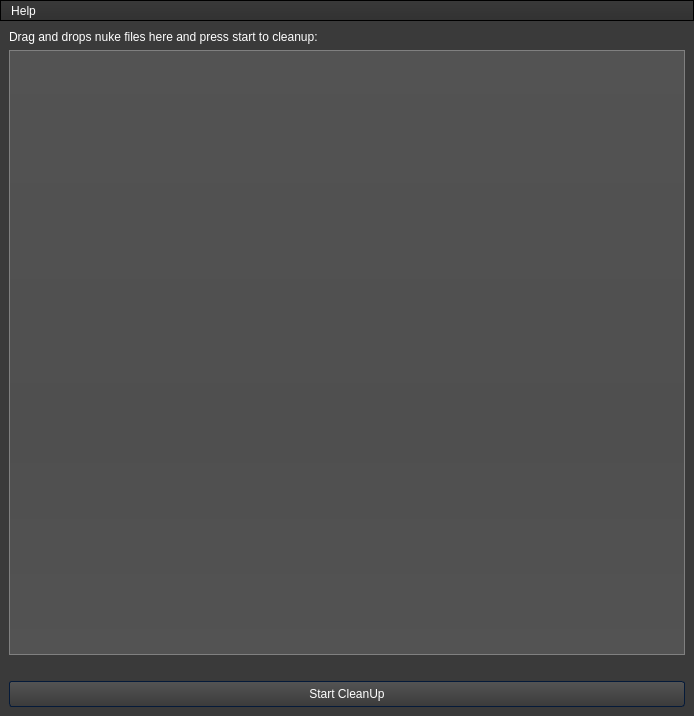
<?xml version="1.0" encoding="UTF-8"?>
<ui version="4.0">
 <class>MainWindow</class>
 <widget class="QMainWindow" name="MainWindow">
  <property name="geometry">
   <rect>
    <x>0</x>
    <y>0</y>
    <width>694</width>
    <height>716</height>
   </rect>
  </property>
  <property name="acceptDrops">
   <bool>true</bool>
  </property>
  <property name="windowTitle">
   <string>AssetPack</string>
  </property>
  <property name="styleSheet">
   <string notr="true">/*-----QWidget-----*/
QWidget
{
	background-color: #3a3a3a;
	color: #fff;
	selection-background-color: #b78620;
	selection-color: #000;

}


/*-----QLabel-----*/
QLabel
{
	background-color: transparent;
	color: #fff;

}


/*-----QMenuBar-----*/
QMenuBar 
{
	background-color: qlineargradient(spread:repeat, x1:1, y1:0, x2:1, y2:1, stop:0 rgba(57, 57, 57, 255),stop:1 rgba(50, 50, 50, 255));
	border: 1px solid #000;
	color: #fff;

}


QMenuBar::item 
{
	background-color: transparent;

}


QMenuBar::item:selected 
{
	background-color: rgba(183, 134, 32, 20%);
	border: 1px solid #b78620;
	color: #fff;

}


QMenuBar::item:pressed 
{
	background-color: rgb(183, 134, 32);
	border: 1px solid #b78620;
	color: #fff;

}


/*-----QMenu-----*/
QMenu
{
    background-color: qlineargradient(spread:repeat, x1:1, y1:0, x2:1, y2:1, stop:0 rgba(57, 57, 57, 255),stop:1 rgba(50, 50, 50, 255));
    border: 1px solid #222;
    padding: 4px;
	color: #fff;

}


QMenu::item
{
    background-color: transparent;
    padding: 2px 20px 2px 20px;

}


QMenu::separator
{
   	background-color: rgb(183, 134, 32);
	height: 1px;

}


QMenu::item:disabled
{
    color: #555;
    background-color: transparent;
    padding: 2px 20px 2px 20px;

}


QMenu::item:selected
{
	background-color: rgba(183, 134, 32, 20%);
	border: 1px solid #b78620;
	color: #fff;

}


/*-----QToolBar-----*/
QToolBar
{
	background-color: qlineargradient(spread:repeat, x1:1, y1:0, x2:1, y2:1, stop:0 rgba(69, 69, 69, 255),stop:1 rgba(58, 58, 58, 255));
	border-top: none;
	border-bottom: 1px solid #4f4f4f;
	border-left: 1px solid #4f4f4f;
	border-right: 1px solid #4f4f4f;

}


QToolBar::separator
{
	background-color: #2e2e2e;
	width: 1px;

}


/*-----QToolButton-----*/
QToolButton 
{
	background-color: transparent;
	color: #fff;
	padding: 5px;
	padding-left: 8px;
	padding-right: 8px;
	margin-left: 1px;
}


QToolButton:hover
{
	background-color: rgba(183, 134, 32, 20%);
	border: 1px solid #b78620;
	color: #fff;
	
}


QToolButton:pressed
{
	background-color: qlineargradient(spread:repeat, x1:1, y1:0, x2:1, y2:1, stop:0 rgba(57, 57, 57, 255),stop:1 rgba(50, 50, 50, 255));
	border: 1px solid #b78620;

}


QToolButton:checked
{
	background-color: qlineargradient(spread:repeat, x1:1, y1:0, x2:1, y2:1, stop:0 rgba(57, 57, 57, 255),stop:1 rgba(50, 50, 50, 255));
	border: 1px solid #222;
}


/*-----QPushButton-----*/
QPushButton
{
	background-color: qlineargradient(spread:repeat, x1:1, y1:0, x2:1, y2:1, stop:0 rgba(84, 84, 84, 255),stop:1 rgba(59, 59, 59, 255));
	color: #ffffff;
	min-width: 80px;
	border-style: solid;
	border-width: 1px;
	border-radius: 3px;
	border-color: #051a39;
	padding: 5px;

}


QPushButton::flat
{
	background-color: transparent;
	border: none;
	color: #fff;

}


QPushButton::disabled
{
	background-color: #404040;
	color: #656565;
	border-color: #051a39;

}


QPushButton::hover
{
	background-color: rgba(183, 134, 32, 20%);
	border: 1px solid #b78620;

}


QPushButton::pressed
{
	background-color: qlineargradient(spread:repeat, x1:1, y1:0, x2:1, y2:1, stop:0 rgba(74, 74, 74, 255),stop:1 rgba(49, 49, 49, 255));
	border: 1px solid #b78620;

}


QPushButton::checked
{
	background-color: qlineargradient(spread:repeat, x1:1, y1:0, x2:1, y2:1, stop:0 rgba(74, 74, 74, 255),stop:1 rgba(49, 49, 49, 255));
	border: 1px solid #222;

}


/*-----QLineEdit-----*/
QLineEdit
{
	background-color: #131313;
	color : #eee;
	border: 1px solid #343434;
	border-radius: 2px;
	padding: 3px;
	padding-left: 5px;

}


/*-----QPlainTExtEdit-----*/
QPlainTextEdit
{
	background-color: #131313;
	color : #eee;
	border: 1px solid #343434;
	border-radius: 2px;
	padding: 3px;
	padding-left: 5px;

}


/*-----QTabBar-----*/
QTabBar::tab
{
	background-color: qlineargradient(spread:repeat, x1:1, y1:0, x2:1, y2:1, stop:0 rgba(84, 84, 84, 255),stop:1 rgba(59, 59, 59, 255));
	color: #ffffff;
	border-style: solid;
	border-width: 1px;
	border-color: #666;
	border-bottom: none;
	padding: 5px;
	padding-left: 15px;
	padding-right: 15px;

}


QTabWidget::pane 
{
	background-color: red;
	border: 1px solid #666;
	top: 1px;

}


QTabBar::tab:last
{
	margin-right: 0; 

}


QTabBar::tab:first:!selected
{
	background-color: #0c0c0d;
	margin-left: 0px;

}


QTabBar::tab:!selected
{
	color: #b1b1b1;
	border-bottom-style: solid;
	background-color: #0c0c0d;

}


QTabBar::tab:selected
{
	margin-bottom: 0px;

}


QTabBar::tab:!selected:hover
{
	border-top-color: #b78620;

}


/*-----QComboBox-----*/
QComboBox
{
    background-color: qlineargradient(spread:repeat, x1:1, y1:0, x2:1, y2:1, stop:0 rgba(84, 84, 84, 255),stop:1 rgba(59, 59, 59, 255));
    border: 1px solid #000;
    padding-left: 6px;
    color: #ffffff;
    height: 20px;

}


QComboBox::disabled
{
	background-color: #404040;
	color: #656565;
	border-color: #051a39;

}


QComboBox:on
{
    background-color: #b78620;
	color: #000;

}


QComboBox QAbstractItemView
{
    background-color: #383838;
    color: #ffffff;
    border: 1px solid black;
    selection-background-color: #b78620;
    outline: 0;

}


QComboBox::drop-down
{
	background-color: qlineargradient(spread:repeat, x1:1, y1:0, x2:1, y2:1, stop:0 rgba(57, 57, 57, 255),stop:1 rgba(50, 50, 50, 255));
    subcontrol-origin: padding;
    subcontrol-position: top right;
    width: 15px;
    border-left-width: 1px;
    border-left-color: black;
    border-left-style: solid; 

}


QComboBox::down-arrow
{
    image: url(://arrow-down.png);
    width: 8px;
    height: 8px;
}


/*-----QSpinBox &amp; QDateTimeEdit-----*/
QSpinBox,
QDateTimeEdit 
{
    background-color: #131313;
	color : #eee;
	border: 1px solid #343434;
	padding: 3px;
	padding-left: 5px;
    border-radius : 2px;

}


QSpinBox::up-button, 
QDateTimeEdit::up-button
{
	border-top-right-radius:2px;
	background-color: #777777;
    width: 16px; 
    border-width: 1px;

}


QSpinBox::up-button:hover, 
QDateTimeEdit::up-button:hover
{
	background-color: #585858;

}


QSpinBox::up-button:pressed, 
QDateTimeEdit::up-button:pressed
{
	background-color: #252525;
    width: 16px; 
    border-width: 1px;

}


QSpinBox::up-arrow,
QDateTimeEdit::up-arrow
{
    image: url(://arrow-up.png);
    width: 7px;
    height: 7px;

}


QSpinBox::down-button, 
QDateTimeEdit::down-button
{
	border-bottom-right-radius:2px;
	background-color: #777777;
    width: 16px; 
    border-width: 1px;

}


QSpinBox::down-button:hover, 
QDateTimeEdit::down-button:hover
{
	background-color: #585858;

}


QSpinBox::down-button:pressed, 
QDateTimeEdit::down-button:pressed
{
	background-color: #252525;
    width: 16px; 
    border-width: 1px;

}


QSpinBox::down-arrow,
QDateTimeEdit::down-arrow
{
    image: url(://arrow-down.png);
    width: 7px;
    height: 7px;

}


/*-----QGroupBox-----*/
QGroupBox 
{
    border: 1px solid;
    border-color: #666666;
	border-radius: 5px;
    margin-top: 20px;

}


QGroupBox::title  
{
    background-color: transparent;
    color: #eee;
    subcontrol-origin: margin;
    padding: 5px;
	border-top-left-radius: 3px;
	border-top-right-radius: 3px;

}


/*-----QHeaderView-----*/
QHeaderView::section
{
    background-color: qlineargradient(spread:repeat, x1:1, y1:0, x2:1, y2:1, stop:0 rgba(60, 60, 60, 255),stop:1 rgba(50, 50, 50, 255));
	border: 1px solid #000;
    color: #fff;
    text-align: left;
	padding: 4px;
	
}


QHeaderView::section:disabled
{
    background-color: #525251;
    color: #656565;

}


QHeaderView::section:checked
{
    background-color: qlineargradient(spread:repeat, x1:1, y1:0, x2:1, y2:1, stop:0 rgba(60, 60, 60, 255),stop:1 rgba(50, 50, 50, 255));
    color: #fff;

}


QHeaderView::section::vertical::first,
QHeaderView::section::vertical::only-one
{
    border-top: 1px solid #353635;

}


QHeaderView::section::vertical
{
    border-top: 1px solid #353635;

}


QHeaderView::section::horizontal::first,
QHeaderView::section::horizontal::only-one
{
    border-left: 1px solid #353635;

}


QHeaderView::section::horizontal
{
    border-left: 1px solid #353635;

}


QTableCornerButton::section
{
    background-color: qlineargradient(spread:repeat, x1:1, y1:0, x2:1, y2:1, stop:0 rgba(60, 60, 60, 255),stop:1 rgba(50, 50, 50, 255));
	border: 1px solid #000;
    color: #fff;

}


/*-----QTreeWidget-----*/
QTreeView
{
	show-decoration-selected: 1;
	alternate-background-color: #3a3a3a;
	selection-color: #fff;
	background-color: #2d2d2d;
	border: 1px solid gray;
	padding-top : 5px;
	color: #fff;
	font: 8pt;

}


QTreeView::item:selected
{
	color:#fff;
	background-color: #b78620;
	border-radius: 0px;

}


QTreeView::item:!selected:hover
{
    background-color: #262626;
    border: none;
    color: white;

}


QTreeView::branch:has-children:!has-siblings:closed,
QTreeView::branch:closed:has-children:has-siblings 
{
	image: url(://tree-closed.png);

}


QTreeView::branch:open:has-children:!has-siblings,
QTreeView::branch:open:has-children:has-siblings  
{
	image: url(://tree-open.png);

}


/*-----QListView-----*/
QListView 
{
	background-color: qlineargradient(spread:repeat, x1:1, y1:0, x2:1, y2:1, stop:0 rgba(83, 83, 83, 255),stop:0.293269 rgba(81, 81, 81, 255),stop:0.634615 rgba(79, 79, 79, 255),stop:1 rgba(83, 83, 83, 255));
    border : none;
    color: white;
    show-decoration-selected: 1; 
    outline: 0;
	border: 1px solid gray;

}


QListView::disabled 
{
	background-color: #656565;
	color: #1b1b1b;
    border: 1px solid #656565;

}


QListView::item 
{
	background-color: #2d2d2d;
    padding: 1px;

}


QListView::item:alternate 
{
    background-color: #3a3a3a;

}


QListView::item:selected 
{
	background-color: #b78620;
	border: 1px solid #b78620;
	color: #fff;

}


QListView::item:selected:!active 
{
	background-color: #b78620;
	border: 1px solid #b78620;
	color: #fff;

}


QListView::item:selected:active 
{
	background-color: #b78620;
	border: 1px solid #b78620;
	color: #fff;

}


QListView::item:hover {
    background-color: #262626;
    border: none;
    color: white;

}


/*-----QCheckBox-----*/
QCheckBox
{
	background-color: transparent;
    color: lightgray;
	border: none;

}


QCheckBox::indicator
{
    background-color: #323232;
    border: 1px solid darkgray;
    width: 12px;
    height: 12px;

}


QCheckBox::indicator:checked
{
    image:url(&quot;./ressources/check.png&quot;);
	background-color: #b78620;
    border: 1px solid #3a546e;

}


QCheckBox::indicator:unchecked:hover
{
	border: 1px solid #b78620; 

}


QCheckBox::disabled
{
	color: #656565;

}


QCheckBox::indicator:disabled
{
	background-color: #656565;
	color: #656565;
    border: 1px solid #656565;

}


/*-----QRadioButton-----*/
QRadioButton 
{
	color: lightgray;
	background-color: transparent;

}


QRadioButton::indicator::unchecked:hover 
{
	background-color: lightgray;
	border: 2px solid #b78620;
	border-radius: 6px;
}


QRadioButton::indicator::checked 
{
	border: 2px solid #b78620;
	border-radius: 6px;
	background-color: rgba(183,134,32,20%);  
	width: 9px; 
	height: 9px; 

}


/*-----QSlider-----*/
QSlider::groove:horizontal 
{
	background-color: transparent;
	height: 3px;

}


QSlider::sub-page:horizontal 
{
	background-color: #b78620;

}


QSlider::add-page:horizontal 
{
	background-color: #131313;

}


QSlider::handle:horizontal 
{
	background-color: #b78620;
	width: 14px;
	margin-top: -6px;
	margin-bottom: -6px;
	border-radius: 6px;

}


QSlider::handle:horizontal:hover 
{
	background-color: #d89e25;
	border-radius: 6px;

}


QSlider::sub-page:horizontal:disabled 
{
	background-color: #bbb;
	border-color: #999;

}


QSlider::add-page:horizontal:disabled 
{
	background-color: #eee;
	border-color: #999;

}


QSlider::handle:horizontal:disabled 
{
	background-color: #eee;
	border: 1px solid #aaa;
	border-radius: 3px;

}


/*-----QScrollBar-----*/
QScrollBar:horizontal
{
    border: 1px solid #222222;
    background-color: #3d3d3d;
    height: 15px;
    margin: 0px 16px 0 16px;

}


QScrollBar::handle:horizontal
{
	background-color: qlineargradient(spread:repeat, x1:1, y1:0, x2:1, y2:1, stop:0 rgba(97, 97, 97, 255),stop:1 rgba(90, 90, 90, 255));
	border: 1px solid #2d2d2d;
    min-height: 20px;

}


QScrollBar::add-line:horizontal
{
	background-color: qlineargradient(spread:repeat, x1:1, y1:0, x2:1, y2:1, stop:0 rgba(97, 97, 97, 255),stop:1 rgba(90, 90, 90, 255));
	border: 1px solid #2d2d2d;
    width: 15px;
    subcontrol-position: right;
    subcontrol-origin: margin;

}


QScrollBar::sub-line:horizontal
{
	background-color: qlineargradient(spread:repeat, x1:1, y1:0, x2:1, y2:1, stop:0 rgba(97, 97, 97, 255),stop:1 rgba(90, 90, 90, 255));
	border: 1px solid #2d2d2d;
    width: 15px;
    subcontrol-position: left;
    subcontrol-origin: margin;

}


QScrollBar::right-arrow:horizontal
{
    image: url(://arrow-right.png);
    width: 6px;
    height: 6px;

}


QScrollBar::left-arrow:horizontal
{
    image: url(://arrow-left.png);
    width: 6px;
    height: 6px;

}


QScrollBar::add-page:horizontal, QScrollBar::sub-page:horizontal
{
    background: none;

}


QScrollBar:vertical
{
    background-color: #3d3d3d;
    width: 16px;
	border: 1px solid #2d2d2d;
    margin: 16px 0px 16px 0px;

}


QScrollBar::handle:vertical
{
    background-color: qlineargradient(spread:repeat, x1:1, y1:0, x2:1, y2:1, stop:0 rgba(97, 97, 97, 255),stop:1 rgba(90, 90, 90, 255));
	border: 1px solid #2d2d2d;
    min-height: 20px;

}


QScrollBar::add-line:vertical
{
	background-color: qlineargradient(spread:repeat, x1:1, y1:0, x2:1, y2:1, stop:0 rgba(97, 97, 97, 255),stop:1 rgba(90, 90, 90, 255));
	border: 1px solid #2d2d2d;
    height: 15px;
    subcontrol-position: bottom;
    subcontrol-origin: margin;

}


QScrollBar::sub-line:vertical
{
	background-color: qlineargradient(spread:repeat, x1:1, y1:0, x2:1, y2:1, stop:0 rgba(97, 97, 97, 255),stop:1 rgba(90, 90, 90, 255));
	border: 1px solid #2d2d2d;
    height: 15px;
    subcontrol-position: top;
    subcontrol-origin: margin;

}


QScrollBar::up-arrow:vertical
{
    image: url(://arrow-up.png);
    width: 6px;
    height: 6px;

}


QScrollBar::down-arrow:vertical
{
    image: url(://arrow-down.png);
    width: 6px;
    height: 6px;

}


QScrollBar::add-page:vertical, QScrollBar::sub-page:vertical
{
    background: none;

}


/*-----QProgressBar-----*/
QProgressBar
{
    border: 1px solid #666666;
    text-align: center;
	color: #000;
	font-weight: bold;

}


QProgressBar::chunk
{
    background-color: #b78620;
    width: 30px;
    margin: 0.5px;

}

</string>
  </property>
  <widget class="QWidget" name="centralwidget">
   <layout class="QGridLayout" name="gridLayout">
    <item row="0" column="0">
     <layout class="QHBoxLayout" name="horizontalLayout"/>
    </item>
    <item row="1" column="0">
     <layout class="QHBoxLayout" name="horizontalLayout_2"/>
    </item>
    <item row="2" column="0">
     <layout class="QVBoxLayout" name="verticalLayout">
      <item>
       <widget class="QLabel" name="drag_lable">
        <property name="font">
         <font/>
        </property>
        <property name="text">
         <string>Drag and drops nuke files here and press start to cleanup: </string>
        </property>
       </widget>
      </item>
      <item>
       <widget class="QListWidget" name="listWidget">
        <property name="acceptDrops">
         <bool>true</bool>
        </property>
        <property name="dragEnabled">
         <bool>true</bool>
        </property>
        <property name="dragDropOverwriteMode">
         <bool>true</bool>
        </property>
        <property name="dragDropMode">
         <enum>QAbstractItemView::DragDrop</enum>
        </property>
       </widget>
      </item>
     </layout>
    </item>
    <item row="3" column="0">
     <layout class="QHBoxLayout" name="horizontalLayout_3">
      <item>
       <widget class="QLabel" name="copy_file_label">
        <property name="text">
         <string/>
        </property>
       </widget>
      </item>
     </layout>
    </item>
    <item row="4" column="0">
     <layout class="QHBoxLayout" name="horizontalLayout_4">
      <item>
       <widget class="QPushButton" name="start_pushButton">
        <property name="text">
         <string>  Start CleanUp  </string>
        </property>
       </widget>
      </item>
     </layout>
    </item>
   </layout>
  </widget>
  <widget class="QMenuBar" name="menuBar">
   <property name="geometry">
    <rect>
     <x>0</x>
     <y>0</y>
     <width>694</width>
     <height>23</height>
    </rect>
   </property>
   <property name="layoutDirection">
    <enum>Qt::LeftToRight</enum>
   </property>
   <widget class="QMenu" name="menuHelp">
    <property name="title">
     <string>Help</string>
    </property>
    <addaction name="actionHelp"/>
   </widget>
   <addaction name="menuHelp"/>
  </widget>
  <action name="actionHelp">
   <property name="text">
    <string>Help</string>
   </property>
  </action>
 </widget>
 <resources/>
 <connections/>
</ui>
